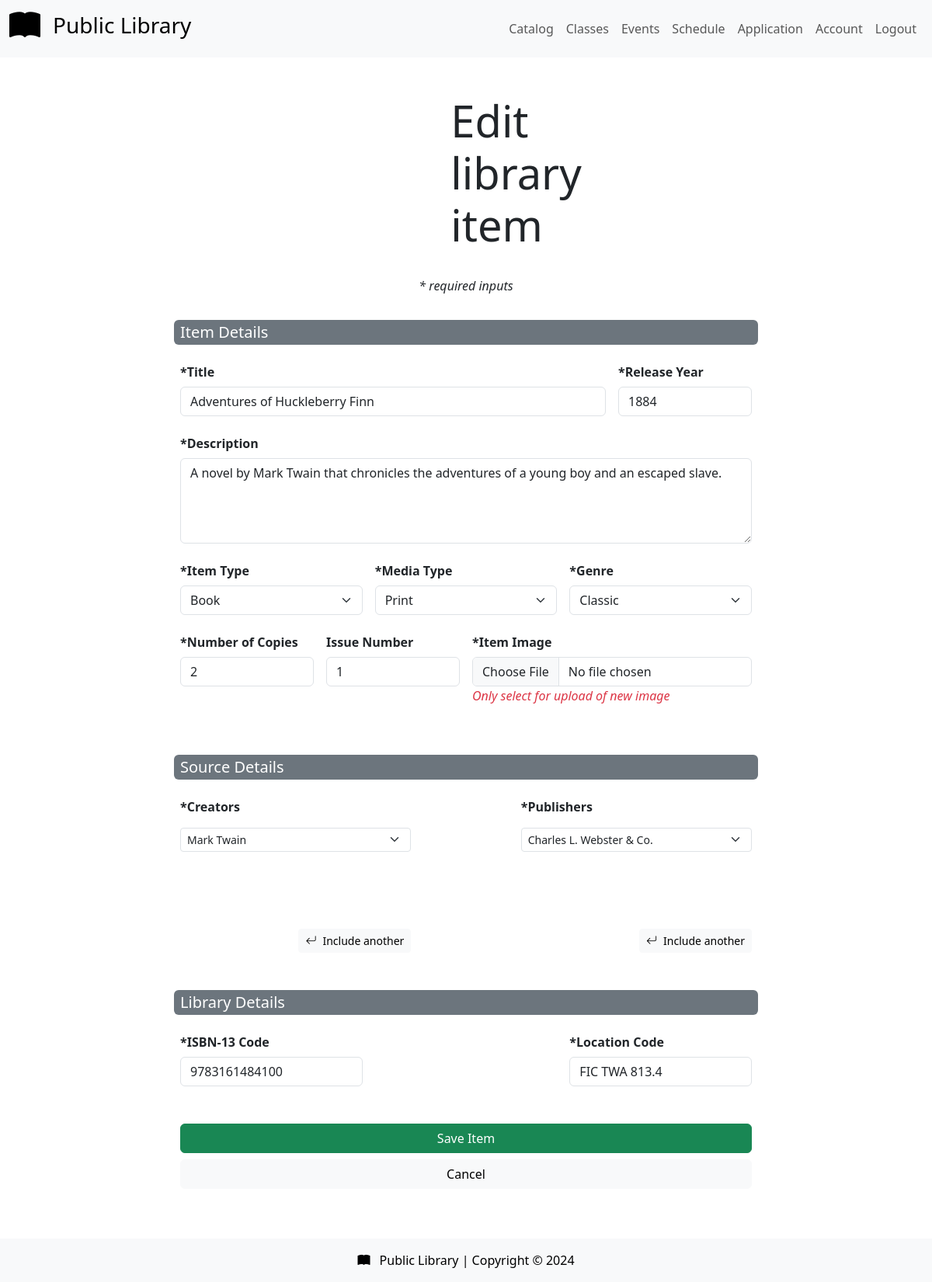
/views/pages/edit-item.php?itemId=1 (signed in), run on the app's committed database.
### tables this page shows
CREATE TABLE LIB_ITEM (
    ItemID INT AUTO_INCREMENT PRIMARY KEY,
    Isbn VARCHAR(13) NOT NULL, 
    Title VARCHAR(255) NOT NULL,
    Description TEXT,
    Year SMALLINT,
    IssueNumber TINYINT,
    LibCopies TINYINT,
    ImagePath VARCHAR(255), 
    LibLocation VARCHAR(50), 
    ItemTypeID TINYINT,
    MediaTypeID TINYINT,
    GenreID TINYINT,
    FOREIGN KEY (ItemTypeID) REFERENCES LIB_ITEM_TYPE(ItemTypeID) ON DELETE SET NULL,
    FOREIGN KEY (MediaTypeID) REFERENCES LIB_MEDIA_TYPE(MediaTypeID) ON DELETE SET NULL,
    FOREIGN KEY (GenreID) REFERENCES LIB_GENRE(GenreID) ON DELETE SET NULL
);

### helpers.php (called while the page is built, shortened)
<?php
function prepSanitaryData($conn, $string) {
    $trimmed = trim($string);
    return $trimmed;
}

### views/pages/edit-item.php (the view, shortened to what this page needs)
<?php include_once '../partials/head.php'; ?>
<?php include_once '../partials/navbar.php'; ?>
<?php
require_once '../../config/dbauth.php';
require_once '../../helpers.php';
$conn = connect();
$itemId = prepSanitaryData($conn, $_GET['itemId']);
$selectItems = array(
    'creators' => [],
    'genres' => [],
    'itemTypes' => [],
    'mediaTypes' => [],
    'publishers' => []
);
$queryFramework = <<<_END
    WITH
    UNAVAIL AS (
    SELECT
    lci.ItemID
    ,COUNT(lc.CheckoutID) AS Unavailable
    FROM LIB_CHECKOUT lc
    INNER JOIN LIB_CHECKOUT_ITEM lci ON lci.CheckoutID = lc.CheckoutID
    WHERE lc.ReturnDate IS NULL
    )
    SELECT
    li.ItemID, li.Isbn, li.Title, li.Description, li.Year, li.IssueNumber, li.LibCopies, li.LibCopies - COALESCE(Unavailable,0) AS AvailableCopies,
    li.LibLocation, li.ImagePath AS `ItemImg`, it.ItemTypeID, mt.MediaTypeID, g.GenreID,
    CONCAT('[', GROUP_CONCAT(DISTINCT lc.CreatorID SEPARATOR ','), ']') AS `Creators`,
    CONCAT('[', GROUP_CONCAT(DISTINCT lp.PublisherID SEPARATOR ','), ']') AS `Publishers`
    FROM LIB_ITEM li
    INNER JOIN LIB_ITEM_CREATOR lic ON li.ItemID = lic.ItemID
    INNER JOIN LIB_CREATOR lc ON lc.CreatorID = lic.CreatorID
    INNER JOIN LIB_CREATOR_TYPE ct ON ct.CreatorTypeID = lc.CreatorTypeID
    INNER JOIN LIB_ITEM_PUBLISHER lip ON li.ItemID = lip.ItemID
    INNER JOIN LIB_PUBLISHER lp ON lp.PublisherID = lip.PublisherID
    INNER JOIN LIB_PUBLISHER_TYPE pt ON pt.PublisherTypeID = lp.PublisherTypeID
    INNER JOIN LIB_ITEM_TYPE it ON it.ItemTypeID = li.ItemTypeID
    INNER JOIN LIB_MEDIA_TYPE mt ON mt.MediaTypeID = li.MediaTypeID
    INNER JOIN LIB_GENRE g ON g.GenreID = li.GenreID
    LEFT JOIN UNAVAIL u ON u.ItemID = li.ItemID
    WHERE li.ItemID = ?
    GROUP BY
    li.ItemID, li.Isbn, li.Title, li.Description, li.Year, li.IssueNumber, li.LibCopies,
    li.LibCopies - COALESCE(Unavailable,0), li.LibLocation, li.ImagePath, it.Name, mt.Name, g.Name
_END;
$queryStmt = $conn->prepare($queryFramework);
$queryStmt->bind_param("i", $itemId);
$queryStmt->execute();
$result = $queryStmt->get_result();
$result->data_seek(0);
$row = $result->fetch_array(MYSQLI_ASSOC);
?>
<main>
    <div class="container mt-5">
        <div class="row justify-content-center mt-5">
            <div class="col-12 col-md-8">
                <div class="row justify-content-center">
                    <div class="col-6 col-md-4 col-lg-3 col-xxl-2">
                    </div>
                    <div class="col-md-6 col-lg-4 d-flex align-items-center mt-3 mt-md-0">
                        <h1 class="display-4">Edit library item</h1>
                    </div>
                    <p class="mt-4 text-center"><i>* required inputs</i></p>
                </div>
                <form class="row justify-content-between g-3 mt-0" action="../../controllers/catalog/edit-item-controller.php?itemId=<?php echo $itemId ?>" method="post" enctype="multipart/form-data">
                    <div class="col-12 text-bg-secondary rounded px-2 py-1">
                        <h5 class="mb-0">Item Details</h5>
                    </div>
                    <div class="col-md-9">
                        <label for="#title-in" class="col-form-label fw-bold">*Title</label>
                        <input id="title-in" class="form-control" type="text" name="title" aria-label="Item title input" value="<?php echo $row['Title'] ?>" required>
                    </div>
                    <div class="col-md-3">
                        <label for="#year" class="col-form-label fw-bold">*Release Year</label>
                        <input id="year" class="form-control" type="number" name="year" aria-label="Release year input" min="1000" max="2025" value="<?php echo $row['Year'] ?>" required>
                    </div>
                    <div class="col-12">
                        <label for="#description-in" class="col-form-label fw-bold">*Description</label>
                        <textarea class="form-control" name="description" id="description-in" rows="4" required><?php echo $row['Description'] ?></textarea>
                    </div>
                    <div class="col-md-4">
                        <label for="#item-type-in" class="col-form-label fw-bold">*Item Type</label>
                        <select id="item-type-in" class="form-select" name="itemType" aria-label="Item type input" required>
                        <?php
                        foreach($selectItems['itemTypes'] as $type) {
                            $selected = $type['id'] == $row['ItemTypeID'] ? 'selected' : '';
                            echo <<<_END
                                <option value="$type[id]" $selected>$type[name]</option>
                            _END;
                        }
                        ?>
                        </select>
                    </div>
                    <div class="col-md-4">
                        <label for="#media-in" class="col-form-label fw-bold">*Media Type</label>
                        <select id="media-in" class="form-select" name="mediaType" aria-label="Media type input" required>
                        <?php
                        foreach($selectItems['mediaTypes'] as $type) {
                            $selected = $type['id'] == $row['ItemTypeID'] ? 'selected' : '';
                            echo <<<_END
                                <option value="$type[id]" $selected>$type[name]</option>
                            _END;
                        }
                        ?>
                        </select>
                    </div>
                    <div class="col-md-4">
                        <label for="#genre-in" class="col-form-label fw-bold">*Genre</label>
                        <select id="genre-in" class="form-select" name="genre" aria-label="Genre input" required>
                        <?php
                        foreach($selectItems['genres'] as $genre) {
                            $selected = $genre['id'] == $row['GenreID'] ? 'selected' : '';
                            echo <<<_END
                                <option value="$genre[id]" $selected>$genre[name]</option>
                            _END;
                        }
                        ?>
                        </select>
                    </div>
                    <div class="col-md-3">
                        <label for="#copies" class="col-form-label fw-bold">*Number of Copies</label>
                        <input id="copies" class="form-control" type="number" name="copies" aria-label="Copies number input" min="1" max="10" value="<?php echo $row['LibCopies'] ?>" required>
                    </div>
                    <div class="col-md-3">
                        <label for="#issue" class="col-form-label fw-bold">Issue Number</label>
                        <input id="issue" class="form-control" type="number" name="issue" aria-label="Issue number input" min="1" value="<?php echo $row['IssueNumber'] ?>">
                    </div>
                    <div class="col-md-6">
                        <label for="#imgUpload" class="col-form-label fw-bold">*Item Image</label>
                        <input class="form-control" type="file" name="imgUpload" id="imgUpload" aria-label="Card image upload">
                        <p class="text-danger"><i>Only select for upload of new image</i></p>
                    </div>
                    <div class="col-12 mt-5 text-bg-secondary rounded px-2 py-1">
                        <h5 class="mb-0">Source Details</h5>
                    </div>
                    <div class="col-md-5">
                        <div id="creator-input-fields" style="min-height: 10rem">
                            <label for="#creator-in" class="col-form-label fw-bold">*Creators</label>
                            <?php
                            $creator_array = json_decode(stripslashes($row['Creators']), true);
                            for($i = 0; $i < count($creator_array); $i++) {
                                $index = $i + 1;
                                echo <<<_END
                                <div class="d-flex mt-2 gap-2">
                                <select id="creator-in" class="form-select form-select-sm" name="creator$index" aria-label="Creator input" required>
                                _END;
                                foreach($selectItems['creators'] as $creator) {
                                    $selected = $creator['id'] == $creator_array[$i] ? 'selected' : '';
                                    echo <<<_END
                                        <option value="$creator[id]" $selected>$creator[name]</option>
                                    _END;
                                }
                                echo "</select>";
                                echo "</div>";
                            }
                            ?>
                        </div>
                        <div class="d-flex justify-content-end mt-3">
                            <button onclick="includeAnother('creator')" id="creator-include" disabled type="button" class="btn btn-sm btn-light"><i class="bi bi-arrow-return-left pe-2"></i>Include another</button>
                        </div>
                    </div>
                    <div class="col-md-5">
                        <div id="publisher-input-fields" style="min-height: 10rem">
                            <label for="#publisher-in" class="col-form-label fw-bold">*Publishers</label>
                            <?php
                            $publisher_array = json_decode(stripslashes($row['Publishers']), true);
                            for($i = 0; $i < count($publisher_array); $i++) {
                                $index = $i + 1;
                                echo <<<_END
                                <div class="d-flex mt-2 gap-2">
                                <select id="publisher-in" class="form-select form-select-sm" name="publisher$index" aria-label="Publisher input" required>
                                _END;
                                foreach($selectItems['publishers'] as $publisher) {
                                    $selected = $publisher['id'] == $publisher_array[$i] ? 'selected' : '';
                                    echo <<<_END
                                        <option value="$publisher[id]" $selected>$publisher[name]</option>
                                    _END;
                                }
                                echo "</select>";
                                echo "</div>";
                            }
                            ?>
                        </div>
                        <div class="d-flex justify-content-end mt-3">
                            <button onclick="includeAnother('publisher')" id="publisher-include" disabled type="button" class="btn btn-sm btn-light"><i class="bi bi-arrow-return-left pe-2"></i>Include another</button>
                        </div>
                    </div>
                    <div class="col-12 mt-5 text-bg-secondary rounded px-2 py-1">
                        <h5 class="mb-0">Library Details</h5>
                    </div>
                    <div class="col-md-4">
                        <label for="#isbn" class="col-form-label fw-bold">*ISBN-13 Code</label>
                        <input id="isbn" class="form-control" type="text" name="isbn" aria-label="ISBN 13 code input" value="<?php echo $row['Isbn'] ?>" required>
                    </div>
                    <div class="col-md-4">
                        <label for="#location" class="col-form-label fw-bold">*Location Code</label>
                        <input id="location" class="form-control" type="text" name="location" aria-label="Location input"value="<?php echo $row['LibLocation'] ?>" required>
                    </div>
                    <div class="my-5 d-grid gap-2">
                        <button type="submit" class="btn btn-success">Save Item</button>
                        <a href="view-item.php?itemId=<?php echo $itemId ?>" class="btn btn-light">Cancel</a>
                    </div>
                </form>
            </div>
        </div>
    </div>
</main>
<?php include_once '../partials/footer.php'; ?>

### data on the page
lib_item: title "Adventures of Huckleberry Finn", year "1884", description "A novel by Mark Twain that chronicles the adventures of a young boy and an escaped slave.", copies "2", issue "1", isbn "9783161484100"

### other printed values
$authLang "Logout"
form field itemType "Book"
form field mediaType "Print"
form field genre "Classic"
form field creator1 "Mark Twain"
form field publisher1 "Charles L. Webster & Co."
